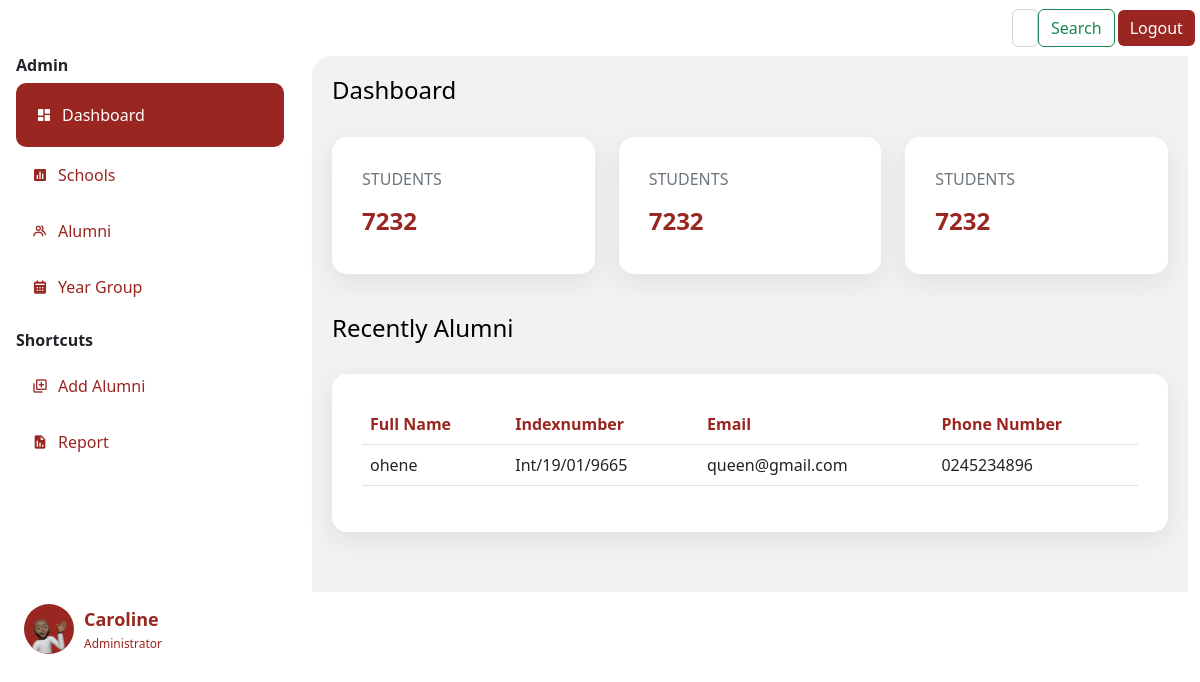
/dashboard (signed in), run on an earlier commit of the app's database.
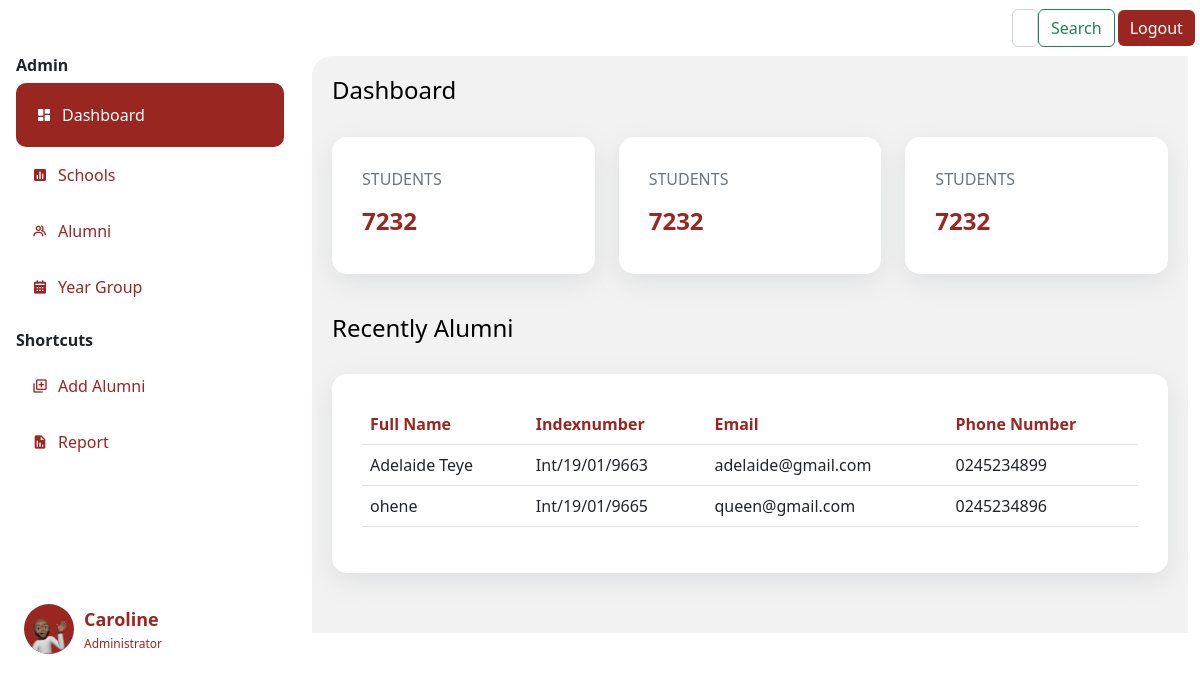
And on a later commit of the database.
### app.py (models this page shows)
class User(db.Model,UserMixin):
    id= db.Column(db.Integer, primary_key=True)
    fullname= db.Column(db.String()  )
    indexnumber= db.Column(db.Integer())
    gender= db.Column(db.String()    )
    school= db.Column(db.String()    )
    department= db.Column(db.String()    )
    program= db.Column(db.String()   )
    completed= db.Column(db.Integer()     )
    admitted= db.Column(db.Integer()  )
    email= db.Column(db.String()     )
    telephone= db.Column(db.String()     )
    hall= db.Column(db.String()  )
    nationality= db.Column(db.String()   )
    address= db.Column(db.String()   )
    work= db.Column(db.String()  )
    guardian= db.Column(db.String()  )
    kin= db.Column(db.String()   )
    relationship= db.Column(db.String()  )
    marital= db.Column(db.String()   )
    health= db.Column(db.String()    )
    extra= db.Column(db.String()     )
    image_file = db.Column(db.String(20))
    def __repr__(self):
        return f"User('{self.id}', {self.fullname}, {self.gender}'"

### app.py (the view)
@app.route('/dashboard')
@login_required
def dashboard():
    users=User.query.order_by(User.id.desc()).all()
    print(users)
    if current_user == None:
        flash("Welcome to the CentralAlumina " + current_user.email, "Success")
        flash(f"There was a problem")
    return render_template('dashboard.html', title='dashboard',users=users)
    eay

### forms.py
class Search(FlaskForm):
    searched = StringField('Searched', validators=[DataRequired()])
    submit = SubmitField('Search')

### app.py (called while the page is built)
@login_manager.user_loader
def load_user(user_id):
    return Person.query.get(int(user_id))

@app.context_processor
def base():
    form=Search()
    return dict(form=form)

### templates/dashboard.html (shortened to what this page needs)
{% extends 'layout.html' %}
{% block body %}
  <h4>Dashboard</h4>
  <br>
  <div class="row" style="justify-content: space-between;">
    <div class="col-md-4 ">
      <div class="dashboard-item" data-aos="fade-up">
        <p class="text-muted">STUDENTS</p>
        <h4 class="dashboard-item-text" ><b>7232</b></h4>
      </div>
    </div>
    <div class="col-md-4 ">
      <div class="dashboard-item" ->
        <p class="text-muted">STUDENTS</p>
        <h4 class="dashboard-item-text" ><b>7232</b></h4>
      </div>
    </div>
    <div class="col-md-4 ">
      <div class="dashboard-item" data-aos="fade-up" data-aos-delay="900">
        <p class="text-muted">STUDENTS</p>
        <h4 class="dashboard-item-text" ><b>7232</b></h4>
      </div>
    </div>
  </div>
  <h4>Recently Alumni</h4>
  <br>
  <div class="dashboard-item" data-aos="fade-up" data-aos-delay="1500">
    <table class="table" >
      <thead style="color: #992621;">
        <tr>
          <th scope="col">Full Name</th>
          <th scope="col">Indexnumber</th>
          <th scope="col">Email</th>
          <th scope="col">Phone Number</th>
        </tr>
      </thead>
      {%for user in users%}
      <tbody>
        <tr>
          <td>{{user.fullname}}</td>
          <td>{{user.indexnumber}}</td>
          <td>{{user.email}}</td>
          <td>{{user.telephone}}</td>
        </tr>
      </tbody>
      {% endfor %}
    </table>
  </div>
{% endblock body %}

What changed in the data, as far as the page shows it:
added User: fullname "Adelaide Teye", indexnumber "Int/19/01/9663", email "adelaide@gmail.com", telephone "0245234899"
